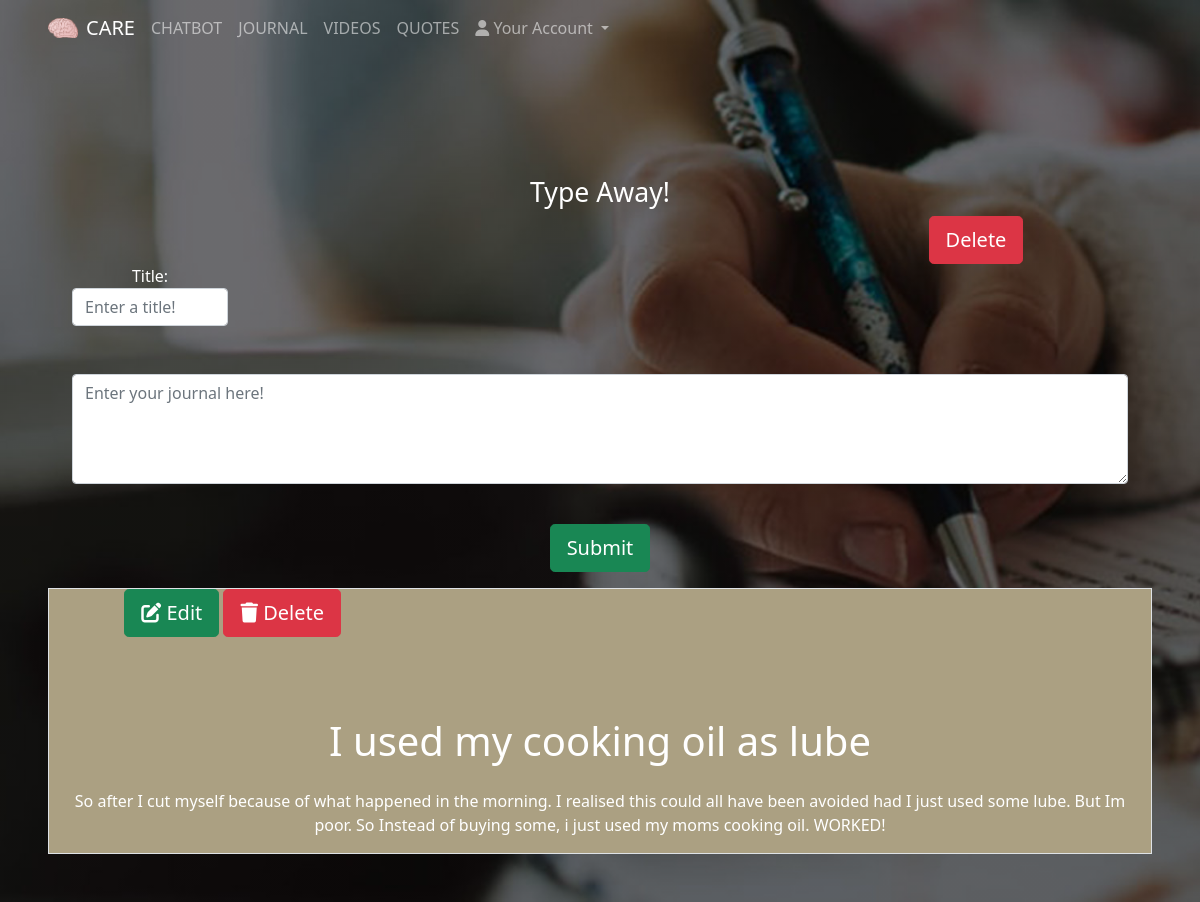
The app's page /type.php?id=2 with its own data.
### tables this page shows
CREATE TABLE Entries(
	entryId Int(4) PRIMARY KEY AUTO_INCREMENT NOT NULL, 
	Journalid Int(4) NOT NULL,
	entryTitle VarChar(128) NOT NULL,
	jcontent LONGTEXT NOT NULL
);

### type.php (the view, shortened to what this page needs)
<?php
  include 'navbar.php';
  $id = $_GET['id'];
  $query = "SELECT * from Entries
            WHERE Journalid = '$id'
            ORDER BY entryId DESC;";
  $sql = mysqli_query($con, $query);
?>
    <div id="journal" class="journal-image p-5" style="min-height: 100vh;">
      <div id="journaltext" class="mt-5 journal-text">
<div class = "type">
    <h1 style ="font-size:20pt">Type Away!</h1>
    <div class="row justify-content-end">
        <div class="col-4">
		    <?php echo '<a class="btn btn-lg btn-danger" onclick="return checkDelete()" href= deljournal.php?id='.$id.'>Delete</a>';?>
        </div>
        <?php echo '<form action="newentry.php?id='.$id.'" method="post">'; ?>
            <div class="container">
                <div class="row">
                    <div class="col-2">
                        <label for="jtitle">Title:</label>
                        <input placeholder= "Enter a title!" type="text" id="jtitle" name="jtitle" class="form-control"><br><br>
                    </div>
                </div>
                <textarea  placeholder="Enter your journal here!" id="jinput" name="jinput" class="form-control" rows="4" cols="200"></textarea><br>
                <button id= "save" type="submit" class="btn btn-lg btn-success">Submit</button>
            </div>
        </form>
    </div>
    <div class="container">
    <?php
        while($row = mysqli_fetch_array($sql)){
          echo '
        <div style = "background:#aba082;border-style: outset;" class="row border">
            <div class="col-4 justify-content-end">
                <a class="btn btn-lg btn-success" href="jedit.php?id='.$row['entryId'].'"><i class="fa-solid fa-pen-to-square"></i> Edit</a>
                <a class="btn btn-lg btn-danger" onclick="return checkDelete()" href="jdel.php?id='.$row['entryId'].'"><i class="fa-solid fa-trash"></i> Delete</a>
            </div>
            <h1 class="h1">'.$row['entryTitle'].'</h1>
            <p>'.$row['jcontent'].'</p>
        </div>';}
        ?>
    </div>
</div>
<?php
include 'footer.php';
?>

### styles.css (style rules this page uses)
body { background-color: #b7bec0; }
.journal-image { background-image: linear-gradient(rgba(0, 0, 0, 0.5), rgba(0, 0, 0, 0.5)), url("yourjournal.jpg"); background-repeat: no-repeat; background-attachment: fixed; background-size: cover; border-bottom: #0f0f0f; }
.journal-text { text-align: center; color:white; }
.journal-text p { margin-top: 1rem; }
.type { margin-top:auto; }
.type h1 { text-align: center; padding-top: 5rem; }
.type p { font-size: medium; }
#save { margin-top: 1rem; }

### records on screen
entries: entryTitle "I used my cooking oil as lube", jcontent "So after I cut myself because of what happened in the morning. I realised this could all have been avoided had I just used some lube. But Im poor. So Instead of buying some, i just used my moms cooking oil. WORKED!"
